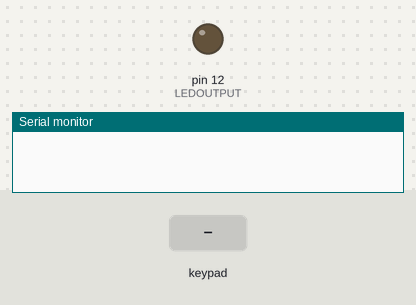
Bench run of a sketch on a simulated Arduino Uno, built with avr-gcc and run on an emulated ATmega328P. On the bench: output pins drawn as LEDs (lit = HIGH), the last lines printed to the serial monitor. The inputs (shaded band) are chosen by the test bench.

Above: at 1.2 s.
1.3 s: keypad keys 1 D 5 6 C pressed 0.4 s apart
At 2.0 s:
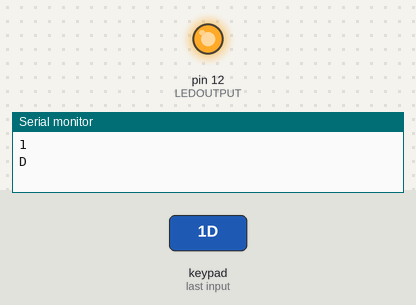
4.8 s: key '2' pressed
6.4 s: key '1' pressed
At 7.2 s:
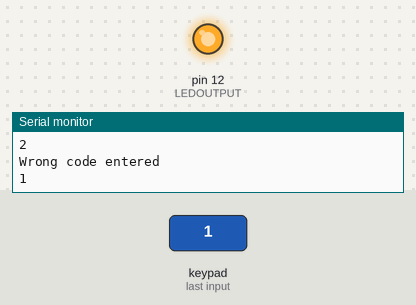
7.9 s: key '3' pressed
At 8.4 s:
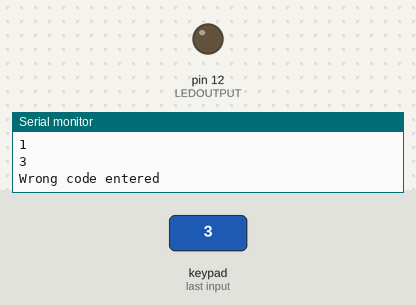
9.4 s: keypad keys 1 D 5 6 C # pressed 0.4 s apart
At 10.7 s:
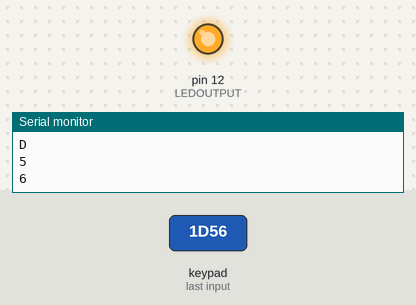
14.5 s: keypad keys 1 D 5 6 C * pressed 0.4 s apart
At 19.1 s:
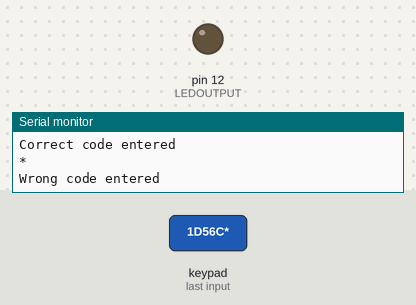
Timing chart, 0 to 20.6 s (numbered marks = the images above; inputs shaded):
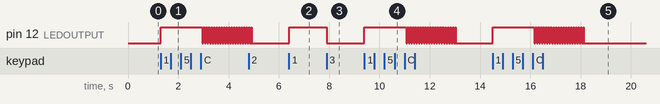

The sketch:

Wheelchair_mirror.ino
```cpp
#include <Keypad.h>
#define LEDOUTPUT 12
#define ROWS 4
#define COLS 4
#define PASSWORDSIZE 5

//keypad layout and pin mapping
char output[ROWS][COLS] = {{'1','2','3','A'},{'4','5','6','B'},{'7','8','9','C'},{'*','0','#','D'}};
byte colPins[COLS] = {5,4,3,2};
byte rowPins[ROWS] = {9,8,7,6};
Keypad keypad1 = Keypad(makeKeymap(output), rowPins, colPins, ROWS, COLS);

//defines the passcode and a place to store keypad inputs
char inputCode[PASSWORDSIZE];
char password[] = "1D56C";
byte i = 0, j;

void setup() {
  // put your setup code here, to run once:
  pinMode(LEDOUTPUT, OUTPUT);
  Serial.begin(9600); //sets baud rate 9600 KHz
}

void loop() {
  // put your main code here, to run repeatedly:
  inputCode[i] = keypad1.getKey();
  if(inputCode[i]){
    Serial.println(inputCode[i]);
    i++;
    for (j = 0; j < i; j++){
      if(inputCode[j] != password[j]){
        digitalWrite(LEDOUTPUT, LOW);
        Serial.println("Wrong code entered");
        i = 0;
        break;
      }else if (j == PASSWORDSIZE-1 && inputCode[j] == password[j]){
        for (i = 0; i < 20; i++){
          digitalWrite(LEDOUTPUT, HIGH);
          delay(50);
          digitalWrite(LEDOUTPUT, LOW);
          delay(50);
        }
        digitalWrite(LEDOUTPUT, HIGH);
        Serial.println("Correct code entered");
        i = 0;
      }else{
        digitalWrite(LEDOUTPUT, HIGH);
      }
    }
  }
}
```

Measured:
- after the input at 1.3 s, pin 12 (LEDOUTPUT): LOW → HIGH at once, then repeats every 0.10 s: LOW 0.05 s, HIGH 0.05 s
- after the input at 6.4 s, pin 12 (LEDOUTPUT): LOW → HIGH at once
- after the input at 7.9 s, pin 12 (LEDOUTPUT): HIGH → LOW at once
- after the input at 9.4 s, pin 12 (LEDOUTPUT): goes HIGH 1.7 s, 20 × (LOW 0.05 s, HIGH 0.05 s), then LOW, starting at once
- after the input at 14.5 s, pin 12 (LEDOUTPUT): goes HIGH 1.6 s, 20 × (LOW 0.05 s, HIGH 0.05 s), then LOW, starting at once
